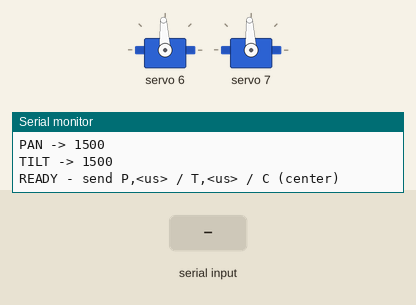
A sketch run on a simulated ESP32. Parts: 2 × servo, the last lines printed to the serial monitor. The test bench sets the inputs (shaded band).

Above: at 1.7 s.
1.8 s: "P,45\n" received over Serial
At 2.2 s:
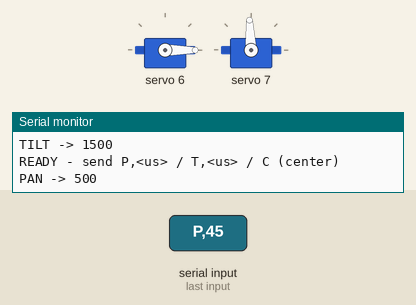
3.3 s: "T,45\n" received over Serial
At 4.5 s:
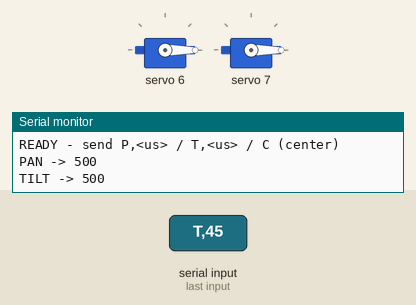
4.8 s: "C90\n" received over Serial
At 5.8 s:
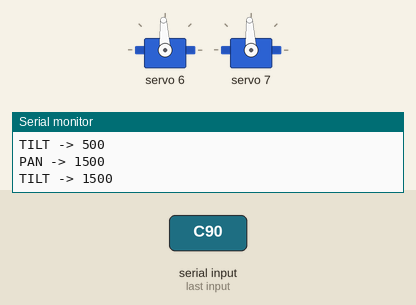
6.3 s: "T,45\n" received over Serial
At 6.9 s:
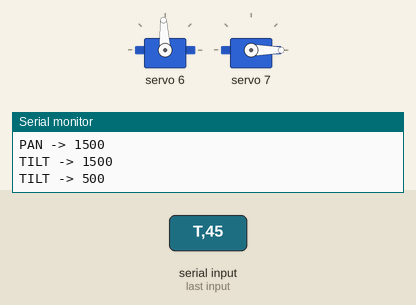
7.8 s: "C,45\n" received over Serial
At 9.2 s:
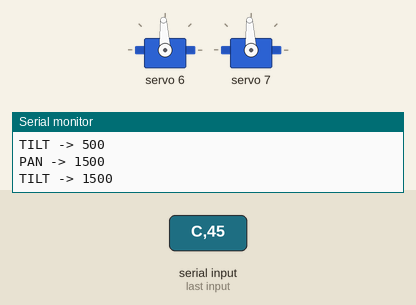
Timing chart, 0 to 10.3 s (numbered marks = the images above; inputs shaded):
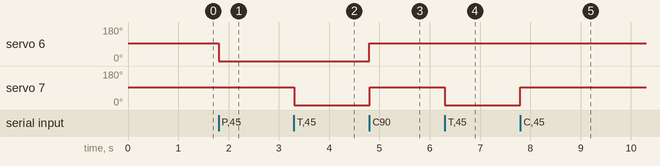

The sketch:

pan_tilt_test.ino
```cpp
// Standalone pan/tilt servo test via PCA9685 - nothing else running.
// Pan = PCA9685 channel 6, Tilt = PCA9685 channel 7.
//
// Open the Arduino IDE Serial Monitor at 115200 baud, line ending "Newline",
// and send commands:
//   P,<microseconds>     e.g. P,1500   -> sets pan
//   T,<microseconds>     e.g. T,1800   -> sets tilt
//   C                    -> centers both (1500us)
//
// Pulse range defaults to 500-2500us (common hobby servo range). If your
// servo buzzes/stalls at the extremes, narrow SERVO_MIN_US/SERVO_MAX_US.

#include <Wire.h>
#include <Adafruit_PWMServoDriver.h>

constexpr int PIN_I2C_SDA = 21;
constexpr int PIN_I2C_SCL = 22;

constexpr int PCA_CH_PAN = 6;
constexpr int PCA_CH_TILT = 7;

constexpr int SERVO_MIN_US = 500;
constexpr int SERVO_MAX_US = 2500;
constexpr int SERVO_CENTER_US = 1500;

static Adafruit_PWMServoDriver pca = Adafruit_PWMServoDriver(0x40, Wire);

static char rxBuf[32];
static int rxLen = 0;

static int clampUs(int us) {
    if (us < SERVO_MIN_US) return SERVO_MIN_US;
    if (us > SERVO_MAX_US) return SERVO_MAX_US;
    return us;
}

static void setPan(int us) {
    us = clampUs(us);
    pca.writeMicroseconds(PCA_CH_PAN, us);
    Serial.print("PAN -> "); Serial.println(us);
}

static void setTilt(int us) {
    us = clampUs(us);
    pca.writeMicroseconds(PCA_CH_TILT, us);
    Serial.print("TILT -> "); Serial.println(us);
}

static void handleLine(const char *line) {
    if (line[0] == 'P' && line[1] == ',') {
        setPan(atoi(line + 2));
    } else if (line[0] == 'T' && line[1] == ',') {
        setTilt(atoi(line + 2));
    } else if (line[0] == 'C') {
        setPan(SERVO_CENTER_US);
        setTilt(SERVO_CENTER_US);
    } else {
        Serial.print("unrecognized: "); Serial.println(line);
    }
}

void setup() {
    Serial.begin(115200);
    delay(500);

    Wire.begin(PIN_I2C_SDA, PIN_I2C_SCL);
    pca.begin();
    pca.setPWMFreq(50);

    setPan(SERVO_CENTER_US);
    setTilt(SERVO_CENTER_US);

    Serial.println("READY - send P,<us> / T,<us> / C (center)");
}

void loop() {
    while (Serial.available()) {
        char c = (char)Serial.read();
        if (c == '\n') {
            rxBuf[rxLen] = '\0';
            if (rxLen > 0) handleLine(rxBuf);
            rxLen = 0;
        } else if (c != '\r' && rxLen < (int)sizeof(rxBuf) - 1) {
            rxBuf[rxLen++] = c;
        }
    }
}
```

Measured:
- after the input at 1.8 s, servo 6: 93° → 0° at once
- after the input at 3.3 s, servo 7: 93° → 0° at once
- after the input at 4.8 s, servo 6, servo 7: 0° → 93° at once
- after the input at 6.3 s, servo 7: 93° → 0° at once
- after the input at 7.8 s, servo 7: 0° → 93° at once
